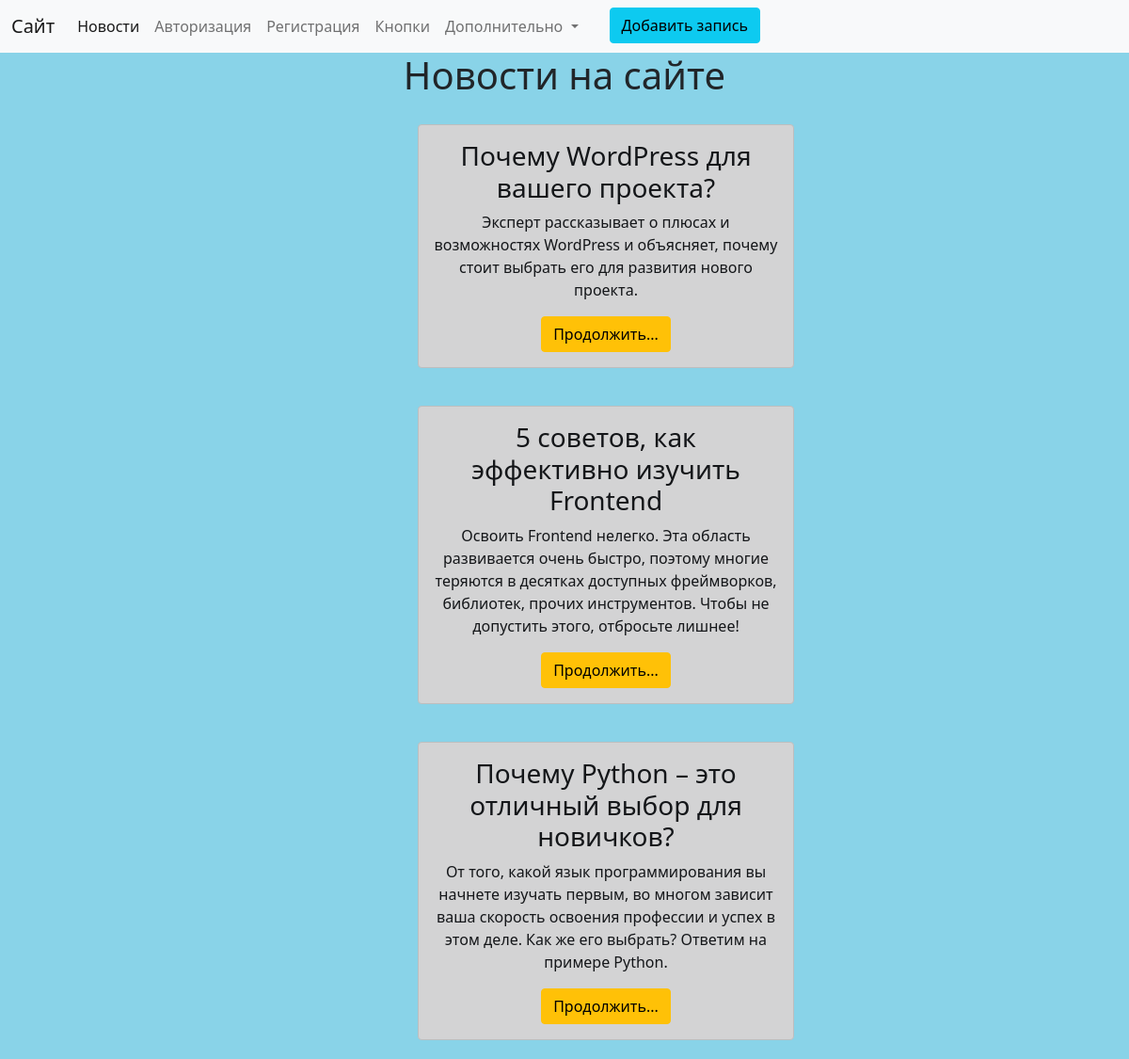
Page /news/ on the committed database.
### news/models.py (models this page shows, shortened)
class Articles(models.Model):
    title = models.CharField('Название', max_length=50)
    anons = models.CharField('Анонс', max_length=200)
    full_text = models.TextField('Статья')
    date = models.DateField('Дата публикации')
    class Meta:
        verbose_name = 'Новость'
        verbose_name_plural = 'Новости'

### news/views.py (the view)
# urls.py: path('', views.news, name='news-page'),
def news(request):
    news = Articles.objects.order_by('date')
    return render(request, 'news/news_home.html', {'news': news})

### news/templates/news/news_home.html (shortened to what this page needs)
{% extends 'main/layout.html' %}
{% block content %}
    <div class="news">
        <h1>Новости на сайте</h1>
        {% if news %}
            {% for el in news %}
                <div class="alert alert-dark">
                    <h3>{{ el.title }}</h3>
                    <p>{{ el.anons }}</p>
                    <a href="{% url 'details-page' el.id %}" class="btn btn-warning">Продолжить...</a>
                </div>
            {% endfor %}
        {% else %}
            <p>Нет новостей!</p>
        {% endif %}
    </div>
{% endblock %}

### main/templates/main/layout.html (shortened to what this page needs)
{% load static %}
<!doctype html>
<html lang="en">
<head>
    <link rel="stylesheet" href="https://cdn.jsdelivr.net/npm/bootstrap@5.0.0-beta3/dist/css/bootstrap.min.css">
    <link rel="stylesheet" href="{% static 'main/css/main.css' %}">
</head>
<body>
<nav class="navbar navbar-expand-lg navbar-light bg-light">
  <div class="container-fluid">
    <a class="navbar-brand" href="{% url 'main-page' %}">Сайт</a>
    <div class="collapse navbar-collapse" id="navbarNav">
      <ul class="navbar-nav">
        <li class="nav-item">
          <a class="nav-link active" aria-current="page" href="{% url 'news-page' %}">Новости</a>
        </li>
        <li class="nav-item">
          <a class="nav-link" href="/account/login">Авторизация</a>
        </li>
        <li class="nav-item">
          <a class="nav-link" href="/account/registration">Регистрация</a>
        </li>
        <li class="nav-item">
          <a class="nav-link " href="{% url 'button-page' %}" >Кнопки</a>
        </li>
        <li class="nav-item dropdown">
          <a class="nav-link dropdown-toggle" href="#" id="navbarDropdownMenuLink" role="button" data-bs-toggle="dropdown" aria-expanded="false">
            Дополнительно
          </a>
        </li>
        <li class="nav-item">
          <a class="btn btn-info" href="{% url 'create' %}">Добавить запись</a>
        </li>
      </ul>
    </div>
  </div>
</nav>
  <main>
    {% block content %}
    {% endblock %}
  </main>
</body>
</html>

### main/static/main/css/main.css (style rules this page uses)
body { background-color: #89d3e8 }
main .news { text-align: center; }
main .alert-dark { float: left; clear: both; width: 400px; margin: 20px 37%; text-align: center; }
nav .btn-info { margin-left: 25px; }

### rows in the picture
Articles: title "Почему WordPress для вашего проекта?", anons "Эксперт рассказывает о плюсах и возможностях WordPress и объясняет, почему стоит выбрать его для развития нового проекта."
Articles: title "5 советов, как эффективно изучить Frontend", anons "Освоить Frontend нелегко. Эта область развивается очень быстро, поэтому многие теряются в десятках доступных фреймворков, библиотек, прочих инструментов. Чтобы не допустить этого, отбросьте лишнее!"
Articles: title "Почему Python – это отличный выбор для новичков?", anons "От того, какой язык программирования вы начнете изучать первым, во многом зависит ваша скорость освоения профессии и успех в этом деле. Как же его выбрать? Ответим на примере Python."
